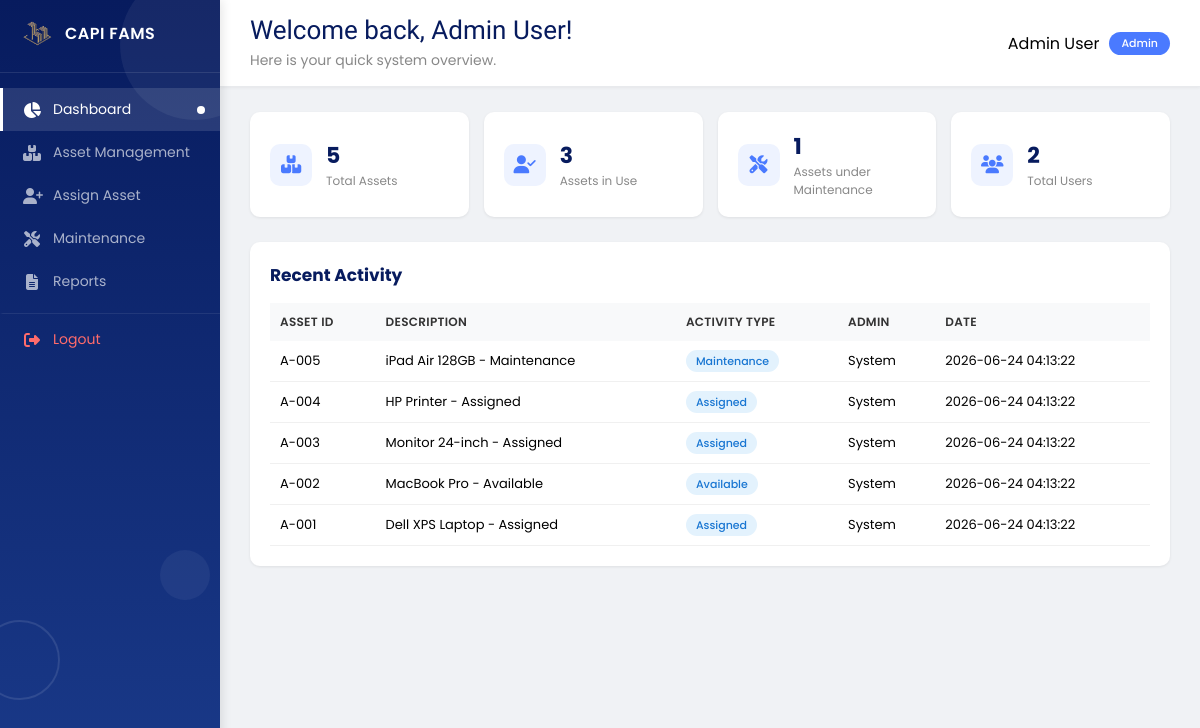
The page /admin (signed in) on the database its author committed.
### tables this page shows
CREATE TABLE assets (
        id INTEGER PRIMARY KEY AUTOINCREMENT,
        name TEXT NOT NULL,
        serial TEXT UNIQUE NOT NULL,
        category TEXT,
        assigned_to INTEGER,
        status TEXT DEFAULT 'Available',
        assigned_date DATETIME,
        FOREIGN KEY (assigned_to) REFERENCES users(id)
    );

### fams.py (the view)
@app.route('/admin')
def admin_dashboard():
    if 'user_id' not in session or session.get('role') != 'admin':
        return redirect(url_for('login_page'))
    total_assets = Asset.count_all()
    total_users = User.count_all()
    assigned_assets = Asset.count_assigned()
    maintenance_count = Asset.count_maintenance()
    recent_activity = Asset.get_recent_activity()
    return render_template('admin_dashboard.html',
                         name=session.get('name'),
                         total_assets=total_assets,
                         total_users=total_users,
                         assigned_assets=assigned_assets,
                         maintenance_count=maintenance_count,
                         recent_activity=recent_activity)

### models/asset.py (called while the page is built)
    @staticmethod
    def get_db():
        conn = sqlite3.connect(Config.DATABASE)
        conn.row_factory = sqlite3.Row
        return conn

    @staticmethod
    def count_all():
        conn = Asset.get_db()
        result = conn.execute('SELECT COUNT(*) as count FROM assets').fetchone()
        conn.close()
        return result['count'] if result else 0

    @staticmethod
    def count_assigned():
        conn = Asset.get_db()
        result = conn.execute(
            'SELECT COUNT(*) as count FROM assets WHERE status = "Assigned"'
        ).fetchone()
        conn.close()
        return result['count'] if result else 0

    @staticmethod
    def count_maintenance():
        conn = Asset.get_db()
        result = conn.execute(
            'SELECT COUNT(*) as count FROM assets WHERE status = "Maintenance"'
        ).fetchone()
        conn.close()
        return result['count'] if result else 0

    @staticmethod
    def get_recent_activity(limit=5):
        conn = Asset.get_db()
        activities = conn.execute('''
            SELECT
                'A-' || substr('00' || id, -3) as asset_id,
                name || ' - ' || status as description,
                status as activity_type,
                'System' as admin,
                datetime('now') as date
            FROM assets
            ORDER BY id DESC
            LIMIT ?
        ''', (limit,)).fetchall()
        conn.close()
        return activities

### models/user.py (called while the page is built)
def get_db():
    conn = sqlite3.connect(Config.DATABASE)
    conn.row_factory = sqlite3.Row
    return conn

    @staticmethod
    def count_all():
        db = get_db()
        result = db.execute('SELECT COUNT(*) as count FROM users').fetchone()
        return result['count'] if result else 0

### templates/admin_dashboard.html (shortened to what this page needs)
{% extends "base.html" %}
{% block welcome %}
<h1 style="font-family: 'Yeseva One', cursive; font-weight: normal; font-size: 26px; color: #071b5e; margin: 0;">
    Welcome back, {{ session.get('name', 'Admin') }}!
</h1>
<p style="font-size: 14px; color: #888; margin: 5px 0 0 0;">
    Here is your quick system overview.
</p>
{% endblock %}
{% block content %}
<div class="stats-grid">
    <div class="stat-card">
        <div class="stat-icon"><i class="fas fa-boxes"></i></div>
        <div class="stat-info">
            <h3>{{ total_assets|default(0) }}</h3>
            <p>Total Assets</p>
        </div>
    </div>
    <div class="stat-card">
        <div class="stat-icon"><i class="fas fa-user-check"></i></div>
        <div class="stat-info">
            <h3>{{ assigned_assets|default(0) }}</h3>
            <p>Assets in Use</p>
        </div>
    </div>
    <div class="stat-card">
        <div class="stat-icon"><i class="fas fa-tools"></i></div>
        <div class="stat-info">
            <h3>{{ maintenance_count|default(0) }}</h3>
            <p>Assets under Maintenance</p>
        </div>
    </div>
    <div class="stat-card">
        <div class="stat-icon"><i class="fas fa-users"></i></div>
        <div class="stat-info">
            <h3>{{ total_users|default(0) }}</h3>
            <p>Total Users</p>
        </div>
    </div>
</div>
<div class="recent-activity">
    <h2>Recent Activity</h2>
    <table class="activity-table">
        <thead>
            <tr>
                <th>Asset ID</th>
                <th>Description</th>
                <th>Activity Type</th>
                <th>Admin</th>
                <th>Date</th>
            </tr>
        </thead>
        <tbody>
            {% for activity in recent_activity %}
            <tr>
                <td>{{ activity.asset_id }}</td>
                <td>{{ activity.description }}</td>
                <td><span class="badge assign">{{ activity.activity_type }}</span></td>
                <td>{{ activity.admin|default('System') }}</td>
                <td>{{ activity.date }}</td>
            </tr>
            {% else %}
            <tr>
                <td colspan="5" style="text-align: center; color: #999;">No recent activity</td>
            </tr>
            {% endfor %}
        </tbody>
    </table>
</div>
{% endblock %}

### static/css/style.css (style rules this page uses)
* { margin: 0; padding: 0; box-sizing: border-box; }
body { font-family: 'Poppins', sans-serif; background: #f0f2f5; display: flex; }
.top-bar h1 { color: #071b5e; font-size: 20px; margin: 0; }
.top-bar p { color: #666; font-size: 13px; margin: 2px 0 0 0; }
.stats-grid { display: grid; grid-template-columns: repeat(4, 1fr); gap: 15px; margin-bottom: 25px; }
.stat-card { background: white; padding: 18px 20px; border-radius: 10px; display: flex; align-items: center; gap: 14px; box-shadow: 0 1px 3px rgba(0,0,0,0.08); }
.stat-icon { width: 42px; height: 42px; background: #eef3ff; border-radius: 10px; display: flex; align-items: center; justify-content: center; color: #4a7aff; font-size: 18px; flex-shrink: 0; }
.stat-info h3 { font-size: 22px; margin: 0; color: #071b5e; }
.stat-info p { margin: 0; color: #888; font-size: 12px; }
.recent-activity { background: white; padding: 20px; border-radius: 10px; box-shadow: 0 1px 3px rgba(0,0,0,0.08); }
.recent-activity h2 { margin: 0 0 15px 0; color: #071b5e; font-size: 17px; }
.activity-table, .assets-table, .maintenance-table { width: 100%; border-collapse: collapse; font-size: 13px; }
.activity-table th, .assets-table th, .maintenance-table th { text-align: left; padding: 10px 10px; background: #f8f9fa; color: #333; font-weight: 600; font-size: 12px; text-transform: uppercase; letter-spacing: 0.3px; }
.activity-table td, .assets-table td, .maintenance-table td { padding: 10px 10px; border-bottom: 1px solid #f0f0f0; }
.badge { padding: 3px 10px; border-radius: 12px; font-size: 11px; font-weight: 500; }
.badge.assign { background: #e3f2fd; color: #1976d2; }
.welcome-text h1 { font-family: 'Yeseva One', cursive !important; font-weight: normal !important; font-size: 26px !important; color: #071b5e !important; margin: 0 !important; }
.welcome-text p { font-size: 14px !important; color: #888 !important; margin: 5px 0 0 0 !important; }

### rows shown on the page
assets: asset_id "A-005", description "iPad Air 128GB - Maintenance", activity_type "Maintenance", admin "System", date "2026-06-24 04:13:22"
assets: asset_id "A-004", description "HP Printer - Assigned", activity_type "Assigned", admin "System", date "2026-06-24 04:13:22"
assets: asset_id "A-003", description "Monitor 24-inch - Assigned", activity_type "Assigned", admin "System", date "2026-06-24 04:13:22"
assets: asset_id "A-002", description "MacBook Pro - Available", activity_type "Available", admin "System", date "2026-06-24 04:13:22"
assets: asset_id "A-001", description "Dell XPS Laptop - Assigned", activity_type "Assigned", admin "System", date "2026-06-24 04:13:22"

### other values the page prints
{{ session.get('name', 'Admin') }} "Admin User"
{{ session.get('name', 'User') }} "Admin User"
{{ session.get('role', 'staff')|title }} "Admin"
{{ total_assets|default(0) }} "5"
{{ assigned_assets|default(0) }} "3"
{{ maintenance_count|default(0) }} "1"
{{ total_users|default(0) }} "2"
